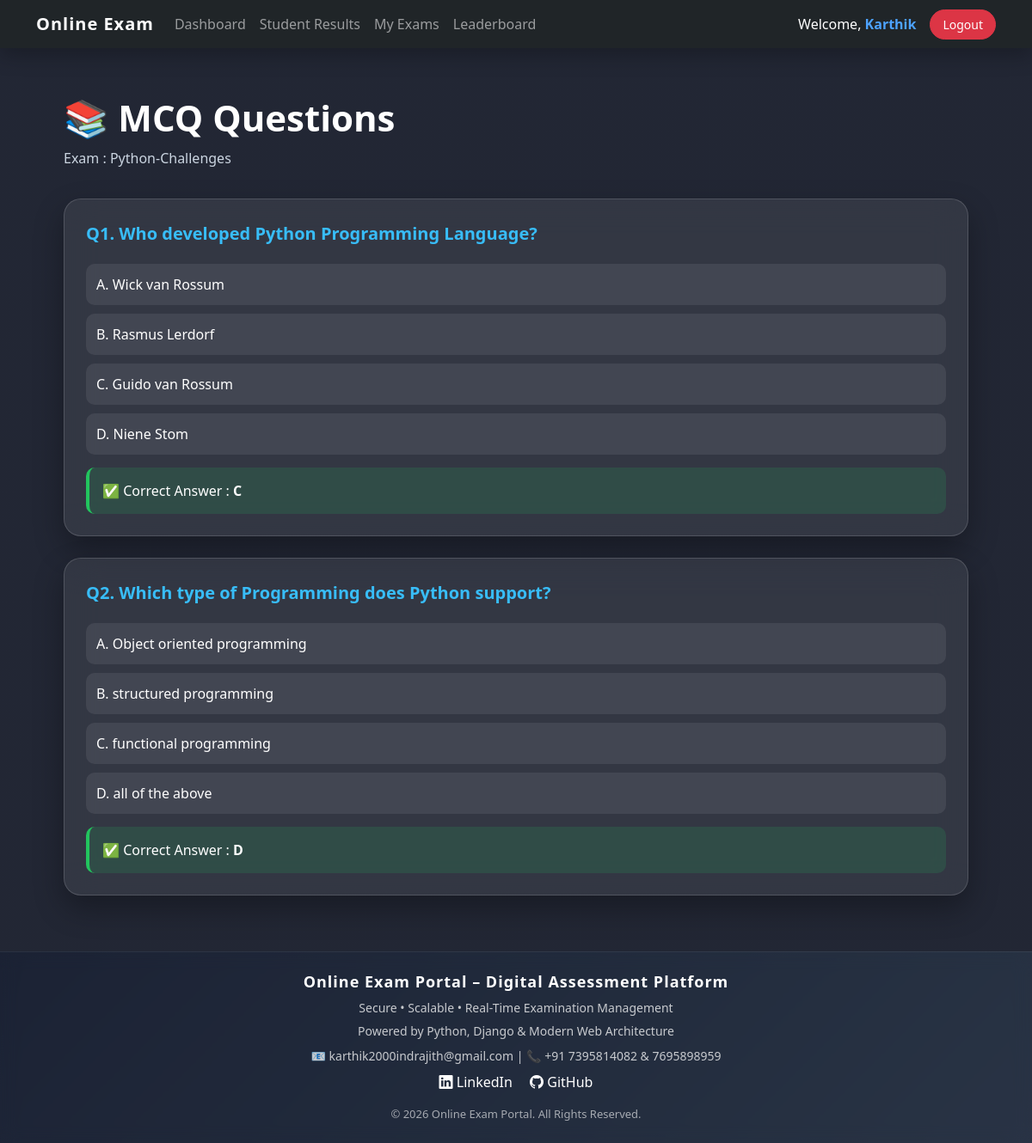
The page /view-mcq/25/ (signed in) on the database its author committed.
### exam/models.py (models this page shows, shortened)
class CustomUser(AbstractUser):
    ROLE_CHOICES = (
        ('admin', 'Admin'),
        ('teacher', 'Teacher'),
        ('student', 'Student'),
    )
    role = models.CharField(max_length=10, choices=ROLE_CHOICES)

class Exam(models.Model):
    subject = models.ForeignKey(
        Subject,
        on_delete=models.CASCADE
    )
    title = models.CharField(max_length=200)
    duration = models.IntegerField(
        help_text="Duration in minutes"
    )
    total_marks = models.IntegerField()
    created_by = models.ForeignKey(
        settings.AUTH_USER_MODEL,
        on_delete=models.CASCADE,
        limit_choices_to={'role': 'teacher'}
    )
    is_published = models.BooleanField(default=False)

class Question(models.Model):
    exam = models.ForeignKey(
        Exam,
        on_delete=models.CASCADE,
        related_name='questions'
    )
    question_text = models.TextField()
    option_a = models.CharField(max_length=200)
    option_b = models.CharField(max_length=200)
    option_c = models.CharField(max_length=200)
    option_d = models.CharField(max_length=200)
    CORRECT_CHOICES = (
        ('A', 'Option A'),
        ('B', 'Option B'),
        ('C', 'Option C'),
        ('D', 'Option D'),
    )
    correct_option = models.CharField(
        max_length=1,
        choices=CORRECT_CHOICES
    )

### exam/views.py (the view)
@login_required
def view_mcq(request, exam_id):
    exam = Exam.objects.get(id=exam_id)
    questions = Question.objects.filter(exam=exam)
    return render(
        request,
        'view_mcq.html',
        {
            'exam': exam,
            'questions': questions
        }
    )

### templates/view_mcq.html (shortened to what this page needs)
{% extends 'base.html' %}
{% block content %}
<div class="page-container">
    <h1 class="page-title">
        📚 MCQ Questions
    </h1>
    <p class="page-subtitle">
        Exam : {{ exam.title }}
    </p>
    {% if questions %}
        {% for question in questions %}
        <div class="question-card">
            <div class="question-title">
                Q{{ forloop.counter }}.
                {{ question.question_text }}
            </div>
            <div class="option-box">
                A. {{ question.option_a }}
            </div>
            <div class="option-box">
                B. {{ question.option_b }}
            </div>
            <div class="option-box">
                C. {{ question.option_c }}
            </div>
            <div class="option-box">
                D. {{ question.option_d }}
            </div>
            <div class="correct-answer">
                ✅ Correct Answer :
                <strong>{{ question.correct_option }}</strong>
            </div>
        </div>
        {% endfor %}
    {% else %}
        <div class="empty-box">
            No MCQ Questions Added Yet
        </div>
    {% endif %}
</div>
{% endblock %}

### templates/base.html (shortened to what this page needs)
<!DOCTYPE html>
<html>
<head>
    <link href="https://cdn.jsdelivr.net/npm/bootstrap@5.3.2/dist/css/bootstrap.min.css" rel="stylesheet">
    <link href="https://cdn.jsdelivr.net/npm/bootstrap-icons@1.11.3/font/bootstrap-icons.css" rel="stylesheet">
</head>
<body class="d-flex flex-column min-vh-100">
<nav class="navbar navbar-expand-lg navbar-dark fixed-top">
    <div class="container">
        <a class="navbar-brand" href="{% url 'home' %}">
            Online Exam
        </a>
        <div class="collapse navbar-collapse" id="navbarNav">
            <ul class="navbar-nav me-auto">
                {% if user.is_authenticated %}
                    {% if user.role == 'teacher' %}
                        <li class="nav-item">
                            <a class="nav-link" href="{% url 'teacher_dashboard' %}">Dashboard</a>
                        </li>
                        <li class="nav-item">
                            <a class="nav-link" href="{% url 'teacher_results' %}">Student Results</a>
                        </li>
                        <li class="nav-item">
                            <a class="nav-link" href="{% url 'my_exams' %}">My Exams</a>
                        </li>
                        <li class="nav-item">
                            <a class="nav-link" href="{% url 'leaderboard' %}">Leaderboard</a>
                        </li>
                    {% endif %}
                {% endif %}
            </ul>
            <ul class="navbar-nav ms-auto align-items-lg-center">
                {% if user.is_authenticated %}
                    <li class="nav-item text-center text-lg-start">
                        <span class="text-white d-block d-lg-inline me-lg-3 mb-2 mb-lg-0">
                            Welcome, <strong>{{ user.username }}</strong>
                        </span>
                    </li>
                    <li class="nav-item">
                        <a class="btn btn-danger btn-sm" href="{% url 'logout' %}">
                            Logout
                        </a>
                    </li>
                {% endif %}
            </ul>
        </div>
    </div>
</nav>
<main class="container flex-fill mt-5 pt-4 px-3 px-md-4">
    {% block content %}
    {% endblock %}
</main>
<footer class="text-center py-4 mt-auto">
    <div class="container">
        <h5>Online Exam Portal – Digital Assessment Platform</h5>
        <p>Secure • Scalable • Real-Time Examination Management</p>
        <p>Powered by Python, Django & Modern Web Architecture</p>
        <p class="mt-2">
            📧 karthik2000indrajith@gmail.com |
            📞 +91 7395814082 & 7695898959
        </p>
        <div class="mt-2">
            <a href="www.linkedin.com/in/karthik-indrajith" class="me-3"><i class="bi bi-linkedin"></i> LinkedIn</a>
            <a href="https://github.com/Karthikindrajith"><i class="bi bi-github"></i> GitHub</a>
        </div>
        <small class="d-block mt-3">
            © 2026 Online Exam Portal. All Rights Reserved.
        </small>
    </div>
</footer>
</body>
</html>

### templates/base.html (style rules this page uses)
body { font-family: 'Segoe UI', Tahoma, Geneva, Verdana, sans-serif; background: #f8f9fa; animation: fadeIn 0.5s ease-in; }
.navbar { backdrop-filter: blur(10px); background: rgba(33, 37, 41, 0.95) !important; box-shadow: 0 8px 25px rgba(0,0,0,0.25); }
.navbar-brand { font-size: 20px; font-weight: 700; letter-spacing: 1px; }
.navbar-nav .nav-link { position: relative; font-weight: 500; padding: 8px 14px; transition: 0.3s ease; }
.navbar-nav .nav-link::after { content: ""; position: absolute; left: 10px; bottom: 4px; width: 0%; height: 2px; background: #4da3ff; transition: 0.3s ease; }
.navbar span strong { color: #4da3ff; }
.btn-sm { border-radius: 20px; padding: 6px 14px; transition: 0.3s ease; }
main { animation: fadeIn 0.4s ease-in-out; }
footer { background: linear-gradient(135deg, #0f172a, #1e293b); color: white; position: relative; overflow: hidden; border-top: 1px solid rgba(255,255,255,0.1); }
footer::before { content: ""; position: absolute; inset: 0; background: rgba(255,255,255,0.05); backdrop-filter: blur(10px); }
footer .container { position: relative; z-index: 2; }
footer h5 { font-weight: 700; letter-spacing: 1px; font-size: 18px; }
footer p { font-size: 14px; color: rgba(255,255,255,0.75); margin-bottom: 6px; }
footer a { text-decoration: none; color: white; transition: 0.3s ease; }
footer small { font-size: 13px; color: rgba(255,255,255,0.6); }

### templates/view_mcq.html (style rules this page uses)
body { background: linear-gradient(rgba(10,15,30,.90),rgba(10,15,30,.90)), url("https://images.unsplash.com/photo-1516321318423-f06f85e504b3"); background-size:cover; background-position:center; background-attachment:fixed; }
.page-container { max-width:1200px; margin:auto; padding:40px 20px; }
.page-title { color:white; font-size:42px; font-weight:800; margin-bottom:10px; }
.page-subtitle { color:#cbd5e1; margin-bottom:35px; }
.question-card { background:rgba(255,255,255,.08); backdrop-filter:blur(20px); border:1px solid rgba(255,255,255,.15); border-radius:20px; padding:25px; margin-bottom:25px; color:white; box-shadow:0 15px 35px rgba(0,0,0,.3); }
.question-title { font-size:20px; font-weight:700; margin-bottom:20px; color:#38bdf8; }
.option-box { background:rgba(255,255,255,.08); padding:12px; border-radius:10px; margin-bottom:10px; }
.correct-answer { background:rgba(34,197,94,.15); border-left:4px solid #22c55e; padding:15px; border-radius:10px; margin-top:15px; }

### rows shown on the page
CustomUser: username "Karthik"
Exam: title "Python-Challenges"
Question: question_text "Who developed Python Programming Language?", option_a "Wick van Rossum", option_b "Rasmus Lerdorf", option_c "Guido van Rossum", option_d "Niene Stom", correct_option "C"
Question: question_text "Which type of Programming does Python support?", option_a "Object oriented programming", option_b "structured programming", option_c "functional programming", option_d "all of the above", correct_option "D"
